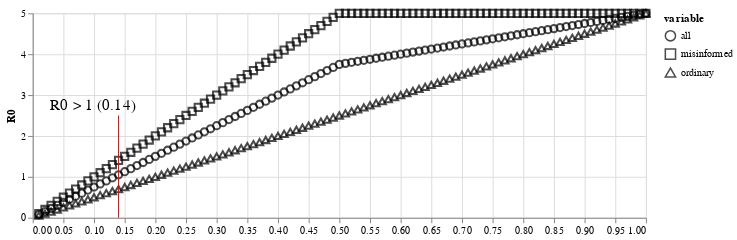

The code cell stored with this chart in its notebook:
### Code cell
rule_text_df = pd.DataFrame({
    'x' : [r_naughts[r_naughts['weighted_avg_r0'] > 1]['beta'].min()],
    'y1' : [0],
    'y2' : [2.5],
    'text' : [f"R0 > 1 ({r_naughts[r_naughts['weighted_avg_r0'] > 1]['beta'].min()})"]
})

r0_fig = alt.Chart(melted).mark_point(color='black', size = 50).encode(
    x = alt.X('beta:Q', title=None),
    y = alt.Y("value:Q", title = "R0"),
    shape = alt.Y("variable:N")
).properties(width=600, height=200) + alt.Chart(rule_text_df).mark_rule(color = 'red').encode(
    x = 'x:Q',
    y = 'y1:Q',
    y2 = 'y2:Q'
) + alt.Chart(rule_text_df).mark_text(
    dx=-25,
    dy=-10,
    fontSize=15
).encode(
    x = 'x:Q',
    y = 'y2:Q',
    text = 'text'
)

r0_fig

### Figure 1 — Vega-Lite specification as saved in the notebook (floating-point values rounded to 4 significant figures; data arrays with more than 128 entries replaced by an {"elided": "..."} marker saying what was removed)
{"config": {"view": {"continuousWidth": 400, "continuousHeight": 300}}, "layer": [{"data": {"name": "data-183fe0db47bf5c092d7906db0a481f70"}, "mark": {"type": "point", "color": "black", "size": 50}, "encoding": {"shape": {"type": "nominal", "field": "variable"}, "x": {"type": "quantitative", "field": "beta", "title": null}, "y": {"type": "quantitative", "field": "value", "title": "R0"}}, "height": 200, "width": 600}, {"data": {"name": "data-b2523e30cbde1ccb60ddbbcad4209db0"}, "mark": {"type": "rule", "color": "red"}, "encoding": {"x": {"type": "quantitative", "field": "x"}, "y": {"type": "quantitative", "field": "y1"}, "y2": {"field": "y2"}}}, {"data": {"name": "data-b2523e30cbde1ccb60ddbbcad4209db0"}, "mark": {"type": "text", "dx": -25, "dy": -10, "fontSize": 15}, "encoding": {"text": {"type": "nominal", "field": "text"}, "x": {"type": "quantitative", "field": "x"}, "y": {"type": "quantitative", "field": "y2"}}}], "$schema": "https://vega.github.io/schema/vega-lite/v4.8.1.json", "datasets": {"data-183fe0db47bf5c092d7906db0a481f70": {"elided": "300 records"}, "data-b2523e30cbde1ccb60ddbbcad4209db0": [{"x": 0.14, "y1": 0, "y2": 2.5, "text": "R0 > 1 (0.14)"}]}}
